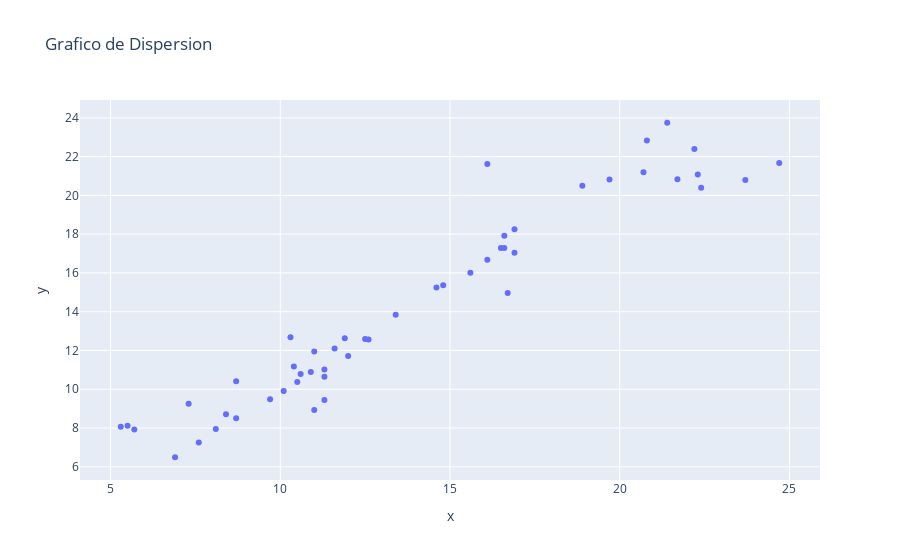

Notebook code cell kept with this figure:
### Code cell
# Comparacion grafica entre el conjunto de prueba y lo predicho

fig_Prueba = px.scatter(x=y_test , y=y_pred,
                title='Grafico de Dispersion')
fig_Prueba.show()

### Figure 1 — Plotly figure (JSON) as saved in the notebook; plotly's stock layout.template omitted (floating-point values rounded to 4 significant figures)
{"data": [{"hovertemplate": "x=%{x}<br>y=%{y}<extra></extra>", "legendgroup": "", "marker": {"color": "#636efa", "symbol": "circle"}, "mode": "markers", "name": "", "orientation": "v", "showlegend": false, "type": "scatter", "x": [16.9, 22.4, 21.4, 7.3, 24.7, 12.6, 22.3, 8.4, 16.5, 16.1, 11, 8.7, 16.9, 5.3, 10.3, 16.7, 5.5, 16.6, 11.3, 18.9, 19.7, 12.5, 10.9, 22.2, 11.3, 8.1, 21.7, 13.4, 10.6, 5.7, 15.6, 11.3, 23.7, 8.7, 16.1, 20.7, 11.6, 20.8, 11.9, 6.9, 11, 14.8, 10.1, 9.7, 16.6, 7.6, 10.5, 14.6, 10.4, 12], "xaxis": "x", "y": [17.04, 20.4, 23.75, 9.257, 21.68, 12.56, 21.08, 8.709, 17.28, 16.68, 8.926, 8.508, 18.25, 8.06, 12.68, 14.97, 8.122, 17.92, 11.02, 20.5, 20.82, 12.59, 10.89, 22.4, 9.442, 7.955, 20.84, 13.84, 10.79, 7.923, 16.0, 10.64, 20.79, 10.41, 21.62, 21.2, 12.1, 22.83, 12.63, 6.492, 11.94, 15.36, 9.91, 9.48, 17.28, 7.257, 10.37, 15.25, 11.17, 11.72], "yaxis": "y"}], "layout": {"autosize": true, "legend": {"tracegroupgap": 0}, "title": {"text": "Grafico de Dispersion"}, "xaxis": {"anchor": "y", "autorange": true, "domain": [0, 1], "range": [4.092, 25.91], "title": {"text": "x"}, "type": "linear"}, "yaxis": {"anchor": "x", "autorange": true, "domain": [0, 1], "range": [5.068, 25.17], "title": {"text": "y"}, "type": "linear"}}}
